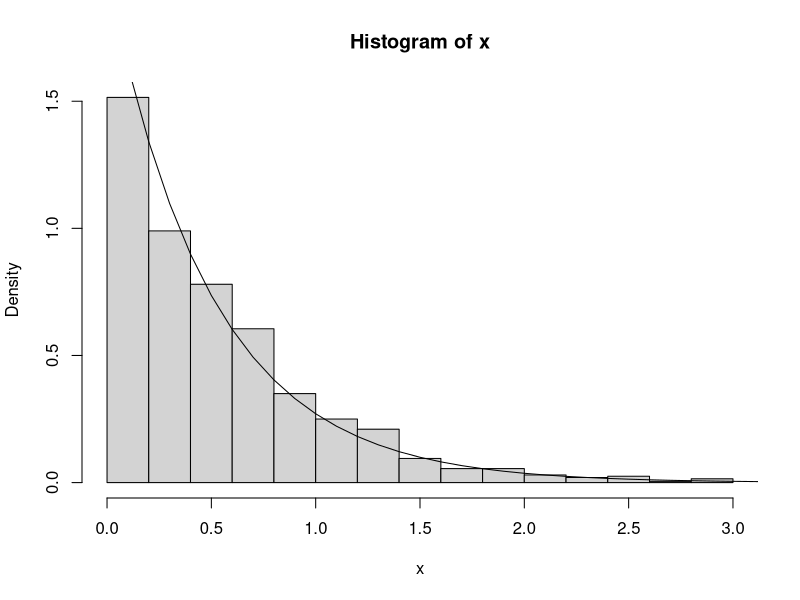
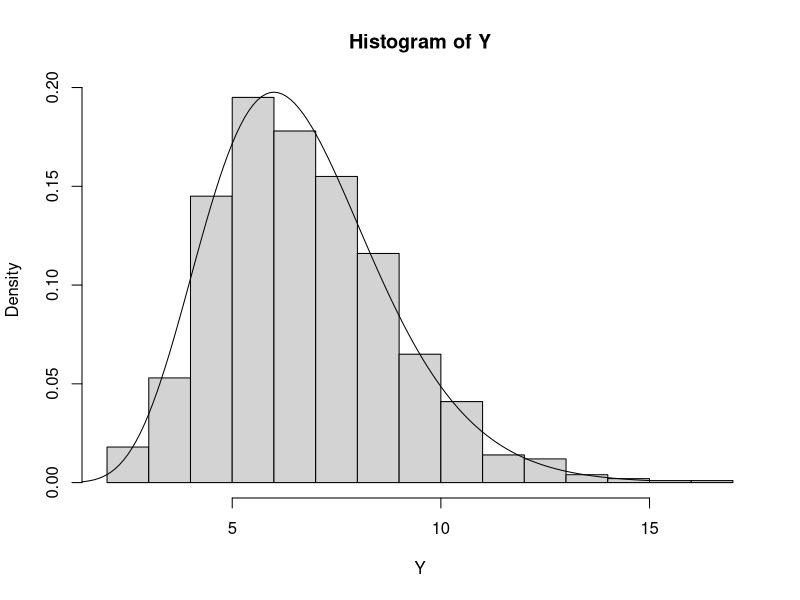
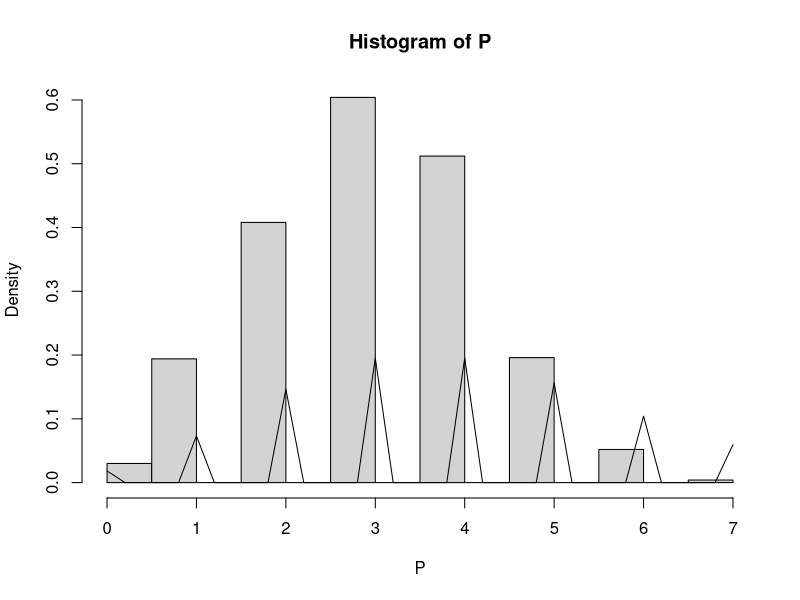

R code for these plots, in order:
#Exercice2
#Question 1
n<-1000
U<-runif(n)
x<--1/2*(log(1-U))
hist(x, freq=FALSE)
lines(y <- seq(0, 4, 0.1),dexp(y,2))

#Question2
generer_exp <- function(n, lambda){
  U<-runif(n)
  x<--1/lambda*log(1-U)
  return(x)
}

Y<-c()
for(i in 1:1000){
  Y<-c(Y, sum(generer_exp(10, 1.5)))
}
hist(Y,freq = FALSE)
lines(y <- seq(0, 15, 0.1),dgamma(y,10,1.5))

#Question 3
generer_gamma <- function(nb, n, lambda){
  Z<-c()
  for(i in 1:nb){
    Z<-c(Z, sum(generer_exp(n, lambda)))
  }
  return(Z)
}

generer_poisson <- function(n, lambda){
  P<-numeric(n)
  for(i in 1:n){
    j<-1
    Gamma<-generer_gamma(1, 1, lambda)
    while(Gamma<=1){
      j<-j+1
      Gamma<-generer_gamma(1, j, lambda)
    }
    P[i]<-j-1
  }
  return(P)
}
P<-generer_poisson(1000, 4)
hist(P, freq=FALSE)
lines(y <- seq(0, 7, 0.2),dpois(y,4))

